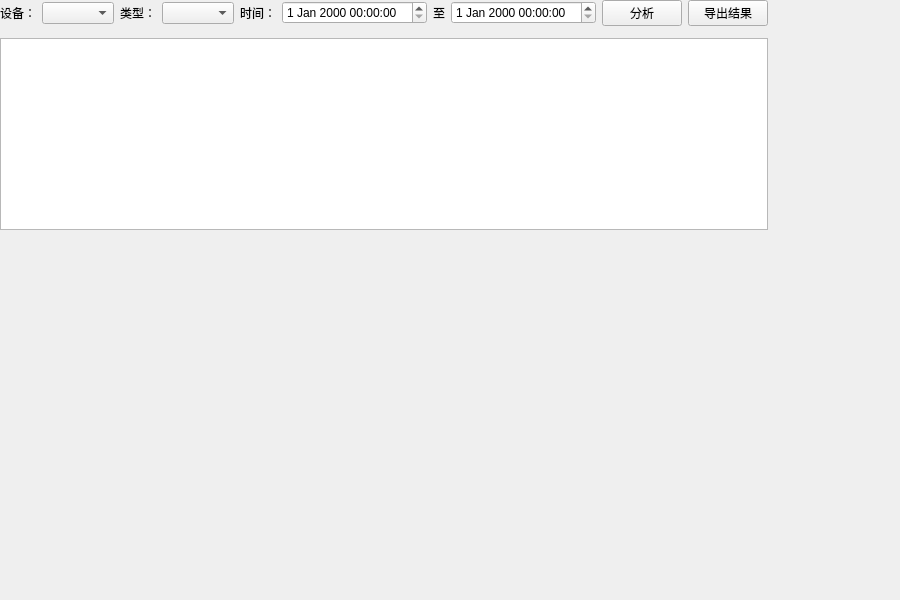
<?xml version="1.0" encoding="UTF-8"?>
<ui version="4.0">
 <class>DataAnalysisWindow</class>
 <widget class="QWidget" name="DataAnalysisWindow">
  <property name="geometry">
   <rect>
    <x>0</x>
    <y>0</y>
    <width>900</width>
    <height>600</height>
   </rect>
  </property>
  <property name="windowTitle">
   <string>数据分析</string>
  </property>
  <widget class="QWidget" name="centralwidget">
   <layout class="QVBoxLayout" name="verticalLayout">
    <item>
     <layout class="QHBoxLayout" name="selectLayout">
      <item>
       <widget class="QLabel" name="deviceLabel">
        <property name="text">
         <string>设备：</string>
        </property>
       </widget>
      </item>
      <item>
       <widget class="QComboBox" name="deviceComboBox"/>
      </item>
      <item>
       <widget class="QLabel" name="typeLabel">
        <property name="text">
         <string>类型：</string>
        </property>
       </widget>
      </item>
      <item>
       <widget class="QComboBox" name="typeComboBox"/>
      </item>
      <item>
       <widget class="QLabel" name="timeLabel">
        <property name="text">
         <string>时间：</string>
        </property>
       </widget>
      </item>
      <item>
       <widget class="QDateTimeEdit" name="startDateTimeEdit"/>
      </item>
      <item>
       <widget class="QLabel" name="toLabel">
        <property name="text">
         <string>至</string>
        </property>
       </widget>
      </item>
      <item>
       <widget class="QDateTimeEdit" name="endDateTimeEdit"/>
      </item>
      <item>
       <widget class="QPushButton" name="analysisButton">
        <property name="text">
         <string>分析</string>
        </property>
       </widget>
      </item>
      <item>
       <widget class="QPushButton" name="exportButton">
        <property name="text">
         <string>导出结果</string>
        </property>
       </widget>
      </item>
     </layout>
    </item>
    <item>
     <widget class="QWidget" name="chartWidget" native="true"/>
    </item>
    <item>
     <widget class="QTableWidget" name="resultTable"/>
    </item>
   </layout>
  </widget>
 </widget>
 <resources/>
 <connections/>
</ui> 
